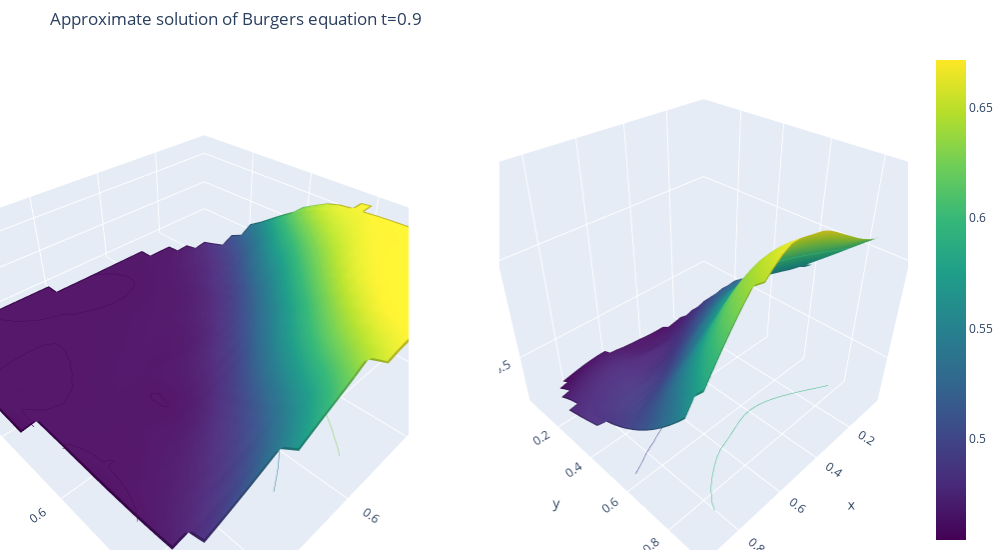
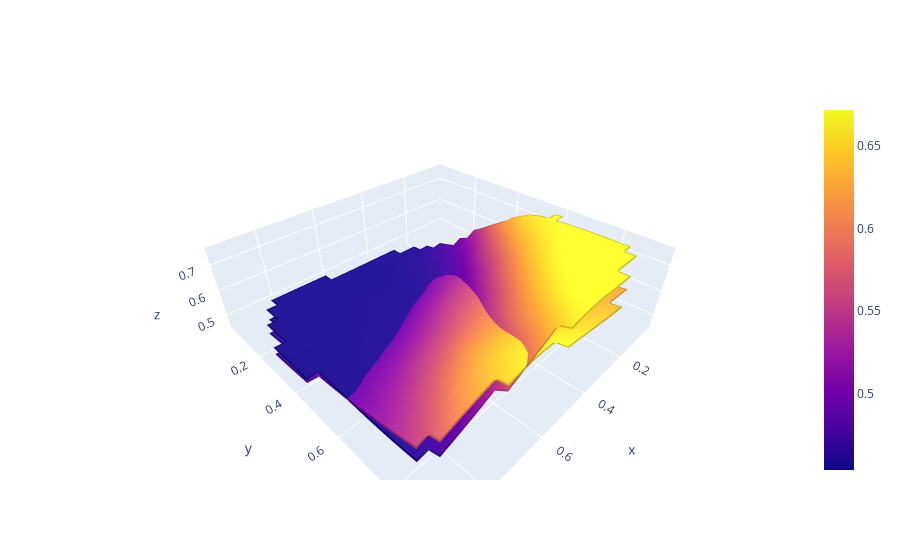

Here is the notebook cell these charts were saved with, in order:
### Code cell
t='0.9'
U.plot_error_2D(t, j=1)
U.plot_solutions_3D(t)

### Figure 1 — Plotly figure (JSON) as saved in the notebook; plotly's stock layout.template omitted (floating-point values rounded to 4 significant figures; data arrays with more than 128 entries replaced by an {"elided": "..."} marker saying what was removed)
{"data": [{"colorscale": [[0, "#440154"], [0.1111, "#482878"], [0.2222, "#3e4989"], [0.3333, "#31688e"], [0.4444, "#26828e"], [0.5556, "#1f9e89"], [0.6667, "#35b779"], [0.7778, "#6ece58"], [0.8889, "#b5de2b"], [1, "#fde725"]], "contours": {"z": {"highlightcolor": "limegreen", "project": {"z": true}, "show": true, "usecolormap": true}}, "scene": "scene", "showscale": false, "type": "surface", "x": {"elided": "28x28 float values"}, "y": {"elided": "28x28 float values"}, "z": {"elided": "28x28 float values"}}, {"colorscale": [[0, "#440154"], [0.1111, "#482878"], [0.2222, "#3e4989"], [0.3333, "#31688e"], [0.4444, "#26828e"], [0.5556, "#1f9e89"], [0.6667, "#35b779"], [0.7778, "#6ece58"], [0.8889, "#b5de2b"], [1, "#fde725"]], "contours": {"z": {"highlightcolor": "limegreen", "project": {"z": true}, "show": true, "usecolormap": true}}, "scene": "scene2", "type": "surface", "x": {"elided": "28x28 float values"}, "y": {"elided": "28x28 float values"}, "z": {"elided": "28x28 float values"}}], "layout": {"margin": {"b": 10, "l": 0, "r": 0, "t": 50}, "scene": {"domain": {"x": [0, 0.45], "y": [0, 1]}}, "scene2": {"domain": {"x": [0.55, 1], "y": [0, 1]}}, "title": {"text": "Approximate solution of Burgers equation t=0.9"}, "width": 1000}}

### Figure 2 — Plotly figure (JSON) as saved in the notebook; plotly's stock layout.template omitted (floating-point values rounded to 4 significant figures; data arrays with more than 128 entries replaced by an {"elided": "..."} marker saying what was removed)
{"data": [{"showscale": false, "type": "surface", "x": {"elided": "28x28 float values"}, "y": {"elided": "28x28 float values"}, "z": {"elided": "28x28 float values"}}, {"type": "surface", "x": {"elided": "28x28 float values"}, "y": {"elided": "28x28 float values"}, "z": {"elided": "28x28 float values"}}], "layout": {}}
